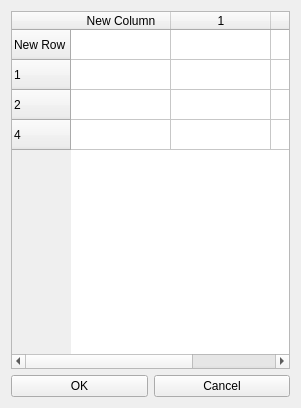
<?xml version="1.0" encoding="UTF-8"?>
<ui version="4.0">
 <class>Form</class>
 <widget class="QWidget" name="Form">
  <property name="geometry">
   <rect>
    <x>0</x>
    <y>0</y>
    <width>301</width>
    <height>408</height>
   </rect>
  </property>
  <property name="windowTitle">
   <string>Form</string>
  </property>
  <layout class="QVBoxLayout" name="verticalLayout">
   <item>
    <widget class="QTableWidget" name="tableWidget">
     <row>
      <property name="text">
       <string>New Row</string>
      </property>
     </row>
     <row>
      <property name="text">
       <string>1</string>
      </property>
     </row>
     <row>
      <property name="text">
       <string>2</string>
      </property>
     </row>
     <row>
      <property name="text">
       <string>4</string>
      </property>
     </row>
     <column>
      <property name="text">
       <string>New Column</string>
      </property>
     </column>
     <column>
      <property name="text">
       <string>1</string>
      </property>
     </column>
     <column>
      <property name="text">
       <string>3</string>
      </property>
     </column>
    </widget>
   </item>
   <item>
    <layout class="QHBoxLayout" name="horizontalLayout">
     <item>
      <widget class="QPushButton" name="pushButton_2">
       <property name="text">
        <string>OK</string>
       </property>
      </widget>
     </item>
     <item>
      <widget class="QPushButton" name="pushButton">
       <property name="text">
        <string>Cancel</string>
       </property>
      </widget>
     </item>
    </layout>
   </item>
  </layout>
 </widget>
 <resources/>
 <connections/>
</ui>
